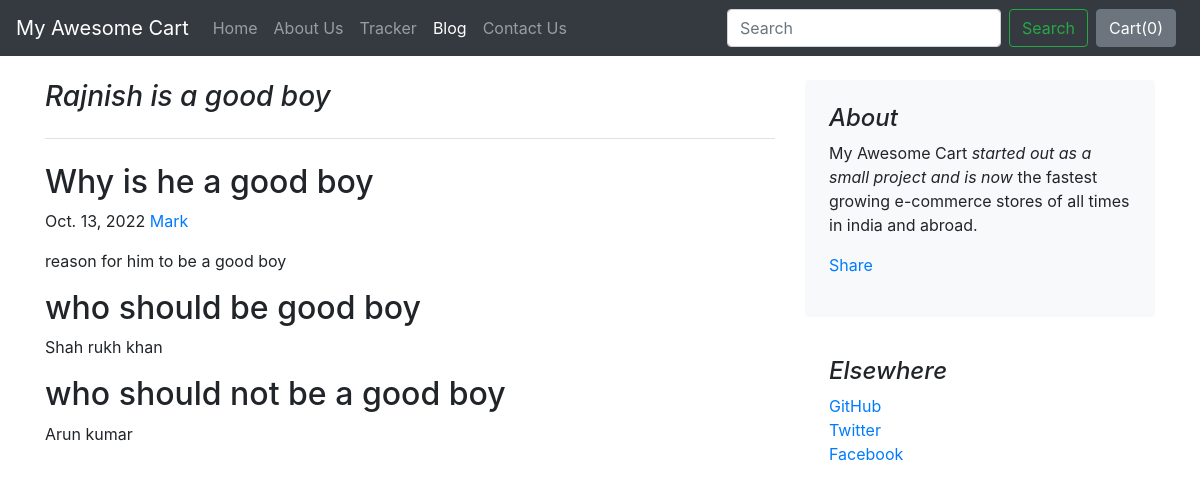
The page /blog/blogpost/1 on the database its author committed.
### blog/models.py (models this page shows)
class Blogpost(models.Model):
    post_id = models.AutoField(primary_key=True)
    title = models.CharField(max_length=50)
    head0 = models.CharField(max_length=500, default="")
    chead0 = models.CharField(max_length=5000, default="")
    head1 = models.CharField(max_length=500, default="")
    chead1 = models.CharField(max_length=5000, default="")
    head2 = models.CharField(max_length=500, default="")
    chead2 = models.CharField(max_length=5000, default="")
    pub_date = models.DateField()
    thumbnail = models.ImageField(upload_to='shop/images', default="")
    def __str__(self):
        return self.title

### blog/views.py (the view)
# urls.py: path("blogpost/<int:id>", views.blogpost,name="blogPost"),
def blogpost(request, id):
    post = Blogpost.objects.filter(post_id =id)[0]
    print(post)
    return render(request,"blog/blogpost.html",{'post':post})

### blog/templates/blog/blogpost.html (shortened to what this page needs)
{% extends 'blog/basic.html' %}
{% block body %}
<div class="container">
    <div class="row mt-4">
        <div class="col-md-8 blog-main">
            <h3 class="pb-4 mb-4 font-italic border-bottom">
                {{post.title}}
            </h3>
            <div class="blog-post">
                <h2 class="blog-post-title">{{post.head0}}</h2>
                <p class="blog-post-meta">{{post.pub_date}} <a href="#">Mark</a></p>
                <p>{{post.chead0}}</p>
                <h2>{{post.head1}}</h2>
                <p>{{post.chead1}}</p>
                <h2>{{post.head2}}</h2>
                <p>{{post.chead2}}</p>
            </div>
        </div>
        <aside class="col-md-4 blog-sidebar">
            <div class="p-4 mb-3 bg-light rounded">
                <h4 class="font-italic">About</h4>
                <p class="mb-0">My Awesome Cart <em>started out as a small project and is now</em> the fastest growing e-commerce stores of all times in india and abroad.</p>
                <div class="my-3 fb-share-button" data-href="http://127.0.0.1:8000/blog/blogpost/1" data-layout="button_count" data-size="large"><a target="_blank" href="https://www.facebook.com/sharer/sharer.php?u=http%3A%2F%2F127.0.0.1%3A8000%2Fblog%2Fblogpost%2F1&amp;src=sdkpreparse" class="fb-xfbml-parse-ignore">Share</a></div>
            </div>
            <div class="p-4">
                <h4 class="font-italic">Elsewhere</h4>
                <ol class="list-unstyled">
                    <li><a href="#">GitHub</a></li>
                    <li><a href="#">Twitter</a></li>
                    <li><a href="#">Facebook</a></li>
                </ol>
            </div>
        </aside>
    </div>
</div>
{% endblock %}

### rows shown on the page
Blogpost: title "Rajnish is a good boy", head0 "Why is he a good boy", pub_date "Oct. 13, 2022", chead0 "reason for him to be a good boy", head1 "who should be good boy", chead1 "Shah rukh khan", head2 "who should not be a good boy", chead2 "Arun kumar"
